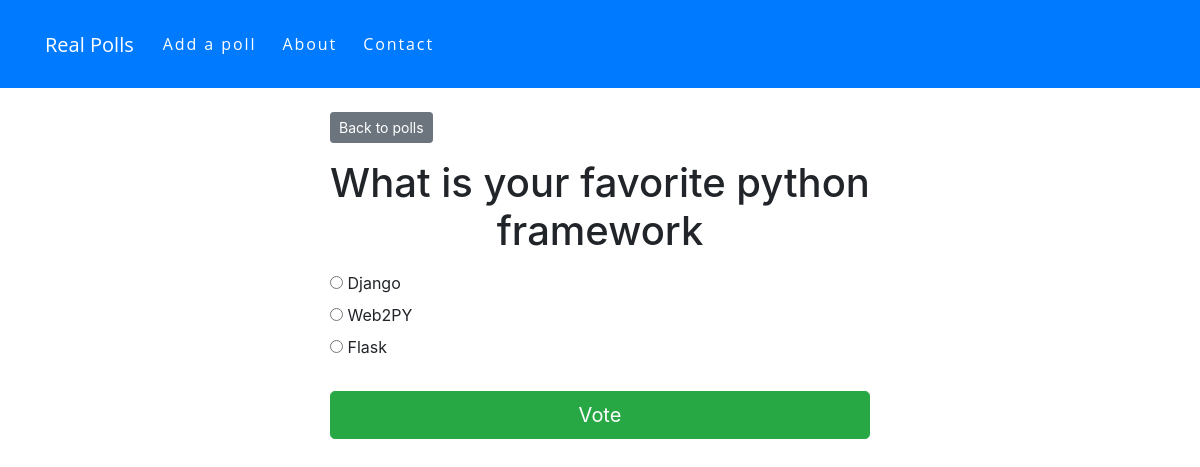
Page /vote/5/ on the earlier database version.
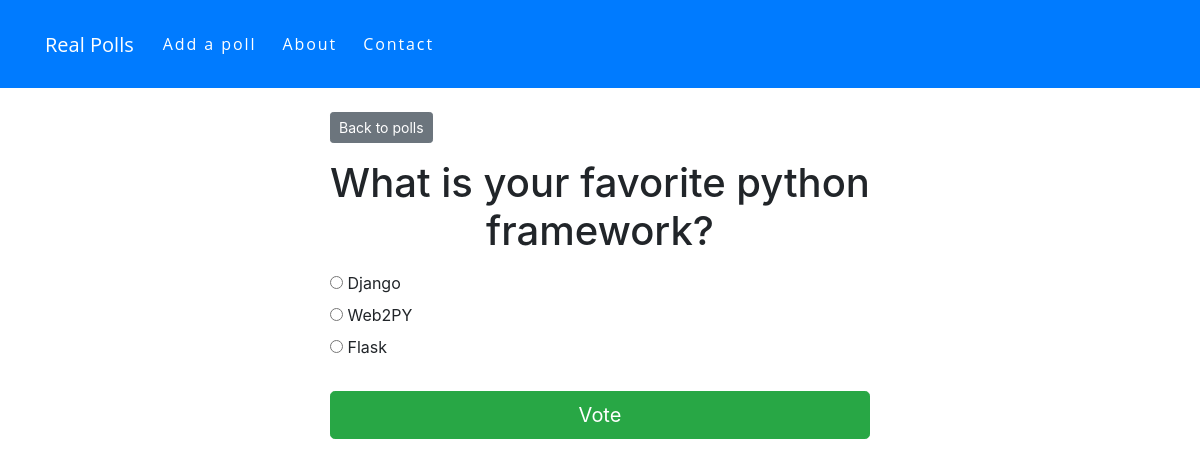
Same page on the later database version.
### polls/models.py (models this page shows, shortened)
class Poll(models.Model):
	question = models.TextField()
	option_one = models.CharField(max_length=30)
	option_two = models.CharField(max_length=30)
	option_three = models.CharField(max_length=30)
	option_one_count = models.IntegerField(default=0)
	option_two_count = models.IntegerField(default=0)
	option_three_count = models.IntegerField(default=0)

### polls/views.py (the view, shortened to what this page needs)
# urls.py: path('vote/<int:poll_id>/', views.vote, name='vote'),
def vote(request, poll_id):
	poll = Poll.objects.get(pk=poll_id)
	context = {
		'poll':poll
	}
	return render(request, 'polls/vote.html', context)

### polls/templates/polls/vote.html (shortened to what this page needs)
{% extends "base.html" %}
{% block content %}
	<a href="{% url 'polls:index' %}" class="btn btn-sm btn-secondary mb-3">Back to polls</a>
	<h1 class="text-center mb-3">
		{{ poll.question }}
	</h1>
	<form method="post">
		<div class="form-group">
			<div class="radio">
				<label>
					<input type="radio" name="poll" value="option1" required>
					{{ poll.option_one }}
				</label>
				<br>
				<label>
					<input type="radio" name="poll" value="option2">
					{{ poll.option_two }}
				</label>
				<br>
				<label>
					<input type="radio" name="poll" value="option3">
					{{ poll.option_three }}
				</label>
				<br>
			</div>
		</div>
		<input type="submit" value="Vote" class="btn btn-success btn-lg btn-block mt-4">
	</form>
{% endblock content %}

Differences in the rows shown:
changed Poll "Django": question "What is your favorite python framework" → "What is your favorite python framework?"
